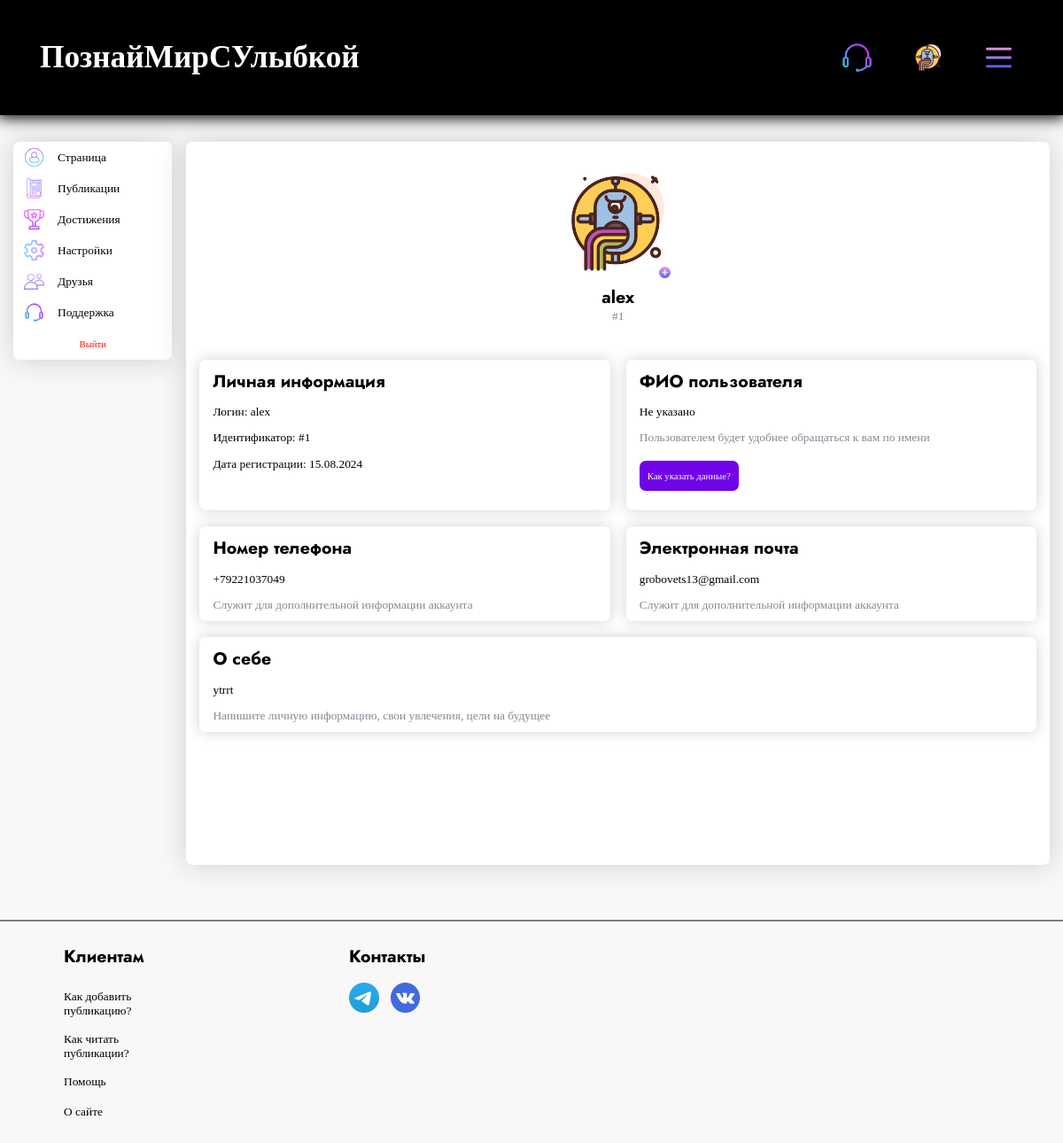
The page /profile/alex/page (signed in) on the database as committed earlier.
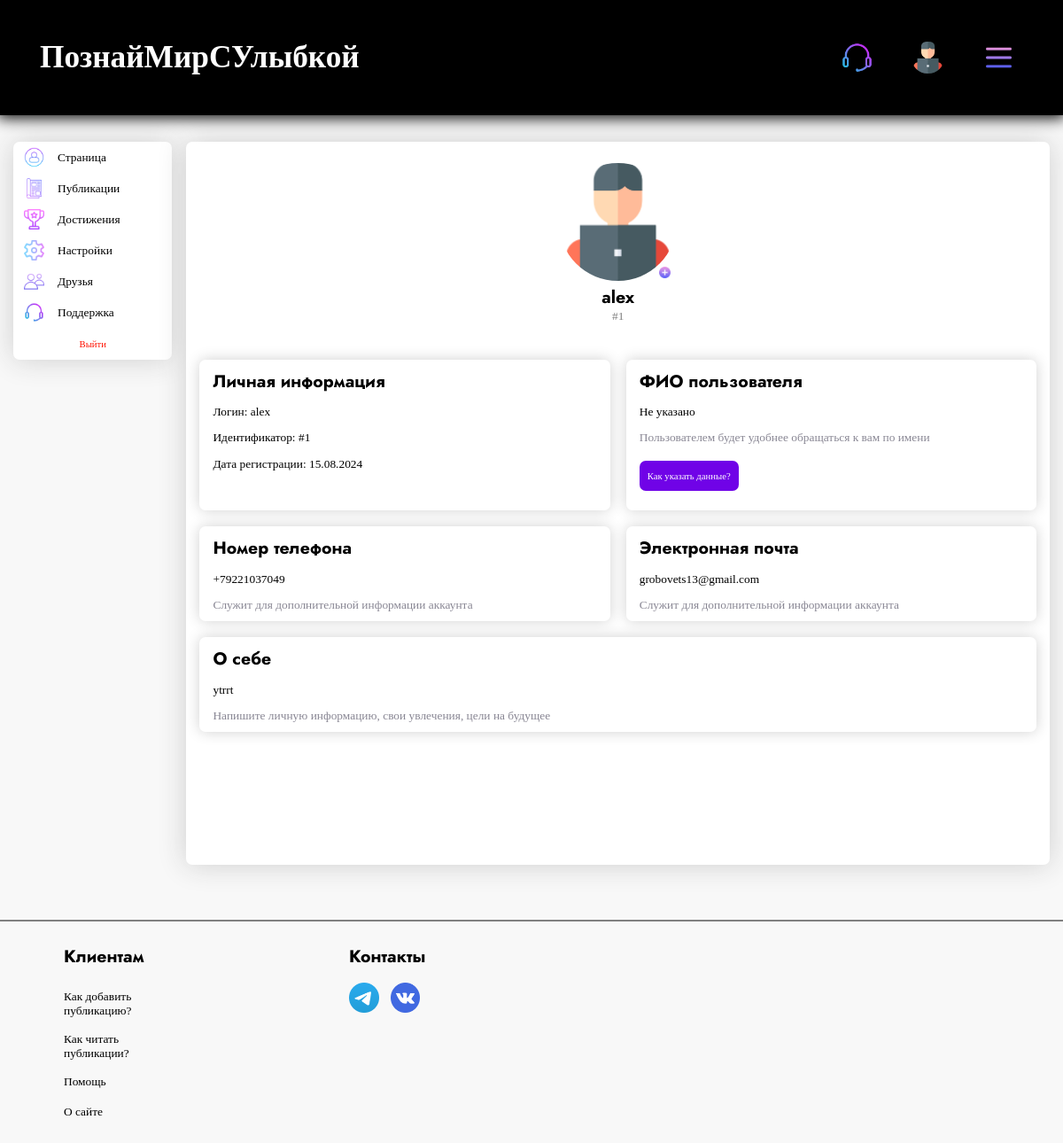
The same page on the database as committed later.
### tables this page shows
CREATE TABLE menu_logged (
            text VARCHAR(80) NOT NULL,
            url VARCHAR(80) NOT NULL,
            img_url VARCHAR(80) NOT NULL,
            class VARCHAR(80) NOT NULL
            );

CREATE TABLE menu_profile (
                text VARCHAR(80) NOT NULL,
                url VARCHAR(80) NOT NULL,
                img_url VARCHAR(80) NOT NULL,
                class VARCHAR(80) NOT NULL
                );

CREATE TABLE users (
                        id INTEGER PRIMARY KEY,
                        name VARCHAR(20) NOT NULL,
                        password VARCHAR(30) NOT NULL,
                        avatar VARCHAR(80) NOT NULL,
                        add_info VARCHAR(120) NOT NULL,
                        type_info VARCHAR(30) NOT NULL,
                        email VARCHAR(100),
                        number VARCHAR(13),
                        date DATETIME NOT NULL,
                        first_name VARCHAR(50),
                        surname VARCHAR(60),
                        last_name VARCHAR(60),
                        about_me TEXT,
                        coins TINYINT DEFAULT 0
                        );

### app.py (the view)
@app.route('/profile/<name>/page', methods=['GET', 'POST'])
@login_required
def profile_page(name):
    db.profile_menu()
    title = 'Профиль - ' + name
    return render_template('profile.html',
                           links_header=db.get_info_menu_right(current_user),
                           title=title,
                           menu=db.profile_menu(),
                           links_header_text=db.get_info_menu_left(),
                           form_exit=ExitForm(),
                           redirect=redirect,
                           url_for=url_for,
                           range=range,
                           form_avatar=AvatarForm(),
                           info=db.get_info_profile_page(current_user)[0],
                           none=None,
                           strptime=dt.datetime.strptime)

### forms.py
class ExitForm(FlaskForm):
    submit1 = SubmitField('Выйти')

class AvatarForm(FlaskForm):
    links = [f'{IMG}avatar{i}.png' for i in range(1, 5)]
    radio = RadioField('radio', choices=[(i, i) for i in links])
    file = FileField('Выбери файл')
    submit = SubmitField('Подтвердить')

### app.py (called while the page is built)
@login_manager.user_loader
def load_user(user_id):
    return UserLogin().add_info_user(user_id, db)

### database.py (called while the page is built)
    def get_info_menu_right(self, current_user):
        if current_user.is_authenticated:
            self.cursor.execute('SELECT * FROM menu_logged')
            res = self.cursor.fetchall()
            return res
        self.cursor.execute('SELECT * FROM menu')
        res = self.cursor.fetchall()
        return res

    def get_info_menu_left(self):
        self.cursor.execute('SELECT * FROM menu_text')
        res = self.cursor.fetchall()
        return res

    def profile_menu(self):
        self.cursor.execute('SELECT * FROM menu_profile')
        return self.cursor.fetchall()

    def get_info_profile_page(self, current_user):
        self.cursor.execute(f'''SELECT *
                                FROM users
                                WHERE name = "{current_user.get_name()}"''')
        info = self.cursor.fetchall()[0]
        return info, info['id']

    def get_info_user(self, user_id):
        self.cursor.execute(f"""SELECT *
                                FROM users
                                WHERE id = {user_id}""")
        return self.cursor.fetchone()

### user_login.py (called while the page is built)
    def add_info_user(self, user_id, db):
        self.__user = db.get_info_user(user_id)
        return self

    def get_name(self):
        return str(self.__user['name'])

    def get_avatar(self):
        return str(self.__user['avatar'])

### templates/profile.html (shortened to what this page needs)
{% extends 'index.html' %}
{% block content %}
  <div class = 'profile_main_div'>
    <div class = 'menu_profile_div'>
      <form class = 'menu_profile_form' method = 'post' action = '/logout'>
        {% for link in menu %}
          {% if link['class'] != 'exit_link' %}
          <a href = '{{link["url"]}}' class = '{{link["class"]}} link_profile border_bottom'>
            <img src = '{{link["img_url"]}}' class = 'img_profile_link'>
            <p class = 'text_link_profile'> {{link['text']}} </p>
          </a>
          {% else %}
            <div class = 'exit_link_btn'>
              {{form_exit.submit1(class =  'exit_link link_profile')}}
            </div>
          {% endif %}
        {% endfor %}
      </form>
      <div class = 'empty_div'>
      </div>
    </div>
    <div class = 'window_profile_div'>
        {% block window %}
        <div class = 'info_profile_div'>
          <a class = 'avatar_div' href = 'change_avatar'>
            <img src = '{{current_user.get_avatar()}}' class = 'avatar_profile_page'>
            <img src = '{{url_for("static", filename="images/plus.png")}}' class = 'plus_profile_page'>
          </a>
          <h3> {{current_user.get_name()}} </h3>
          <p class = 'text_id_profile'> #{{info['id']}}
        </div>
        <div class = 'content_window_profile_div'>
          <div class = 'login_profile_div'>
            <div>
              <h3> Личная информация </h3>
              <p class = 'text_in_div_profile info_text_profile'>
                Логин: {{info['name']}}
              </p>
              <p class = 'text_in_div_profile info_text_profile'>
                Идентификатор: #{{info['id']}}
              </p>
              <p class = 'text_in_div_profile info_text_profile'>
                Дата регистрации: {{strptime(info['date'], '%Y-%m-%d %H:%M:%S.%f').strftime('%d.%m.%Y')}}
              </p>
            </div>
          </div>
          <div class = 'fio_profile_div'>
            <div>
              <h3> ФИО пользователя </h3>
              {% if not info['first_name'] is none %}
              <p class = 'text_in_div_profile info_text_profile'>
                {{info['first_name']}} {{info['surname']}} {{info['last_name']}}
              </p>
              <p class = 'text_in_div_profile desc_text_profile'> Пользователем будет удобнее обращаться к вам по имени </p>
              {% else %}
              <p class = 'text_in_div_profile info_text_profile'> Не указано </p>
              <p class = 'text_in_div_profile desc_text_profile'> Пользователем будет удобнее обращаться к вам по имени </p>
            </div>
            <div>
              <button onclick = 'open_help_form()' class = 'btn_in_div_profile'>
                <span> Как указать данные? </span>
              </button>
            {% endif %}
            </div>
          </div>
          <div class = 'number_profile_div'>
            <div>
            <h3> Номер телефона </h3>
              {% if not info['number'] is none %}
              <p class = 'text_in_div_profile info_text_profile'>
                {{info['number']}}
              </p>
              <p class = 'text_in_div_profile desc_text_profile'> Служит для дополнительной информации аккаунта </p>
            {% endif %}
            </div>
          </div>
          <div class = 'email_profile_div'>
            <div>
              <h3> Электронная почта </h3>
              {% if not info['email'] is none %}
              <p class = 'text_in_div_profile info_text_profile'>
                {{info['email']}}
              </p>
              <p class = 'text_in_div_profile desc_text_profile'> Служит для дополнительной информации аккаунта </p>
            {% endif %}
            </div>
          </div>
          <div class = 'about_me_profile_div'>
            <div>
              <h3> О себе </h3>
              {% if not info['about_me'] is none %}
              <p class = 'text_in_div_profile info_text_profile'>
                {{info['about_me']}}
              </p>
              <p class = 'text_in_div_profile desc_text_profile'> Напишите личную информацию, свои увлечения, цели на будущее </p>
              {% endif %}
            </div>
          </div>
        </div>
      {% endblock %}
    </div>
  </div>
{% endblock %}

### templates/index.html (shortened to what this page needs)
<!DOCTYPE html>
<html lang="en">
<head>
    <link rel = 'stylesheet' href = '{{url_for("static", filename="css/style.css")}}'>
</head>
{% block body %}
<body style = 'background: #f8f8f8'>
  <div class = 'dark_screen'>
{% endblock %}
    <div class = 'header'>
        {% if current_user.is_authenticated %}
        <a href = '/profile/{{current_user.get_name()}}'>
        {% else %}
        <a href = '/'>
        {% endif %}
          <h1> ПознайМирСУлыбкой </h1>
        </a>
        {% block links_header %}
            {% for link in links_header %}
            <a class = 'block_link_header {{link["class"]}}' href = '{{link["url"]}}'>
                <img src = '{{link["img_url"]}}' class = 'img_link_header'>
            </a>
            {% endfor %}
        {% endblock %}
        <div class = 'menu_links_header_div'>
          <button class = 'menu_links_header_btn' onclick = 'open_menu_links_header()'>
            <img src = '{{url_for("static", filename="images/menu_iconic.png")}}' class = 'menu_links_header_img'>
          </button>
        </div>
    </div>
    {% block content %}{% endblock %}
    {% block footer %}
    <footer>
      <div class = 'content_footer'>
        <div class = 'clients_div'>
          <h3 style = 'margin-left: 8px'> Клиентам </h3>
          <div class = 'links_clients_div'>
            <div class = 'footer_link_div'>
              <button class = 'footer_help_btn'>
                <p style = 'word-break: break-word; text-align: left'> Как добавить публикацию? </p>
              </button>
            </div>
            <div class = 'footer_link_div'>
              <button class = 'footer_help_btn'>
                <p style = 'word-break: break-word; text-align: left'> Как читать публикации? </p>
              </button>
            </div>
            <div class = 'footer_link_div'>
              <a href = '/support' class = 'footer_link'>
                <p style = 'word-break: break-word; text-align: left'> Помощь </p>
              </a>
            </div>
            <div class = 'footer_link_div'>
              <button class = 'footer_help_btn'>
                <p style = 'word-break: break-word; text-align: left'> О сайте </p>
              </button>
            </div>
          </div>
        </div>
        <div class = 'connect_div'>
          <h3> Контакты </h3>
          <div class = 'iconic_div_footer'>
            <a href = 'https://t.me/rayson0_0' class = 'iconic_footer_a'>
              <img src = '{{url_for("static", filename="images/iconic/telegram.png")}}' class = 'iconic_img_footer'>
            </a>
            <a href = 'https://vk.com/id818581144' class = 'iconic_footer_a' style = 'margin-left: 1em'>
              <img src = '{{url_for("static", filename="images/iconic/vk.png")}}' class = 'iconic_img_footer'>
            </a>
          </div>
        </div>
      </div>
    </footer>
    {% endblock %}
  </div>
</body>
</html>

Rows that differ between the two databases and show on the page:
changed menu_logged (number 2 of 2 on the later page): img_url: a different picture
changed users "alex": get_avatar: a different picture
